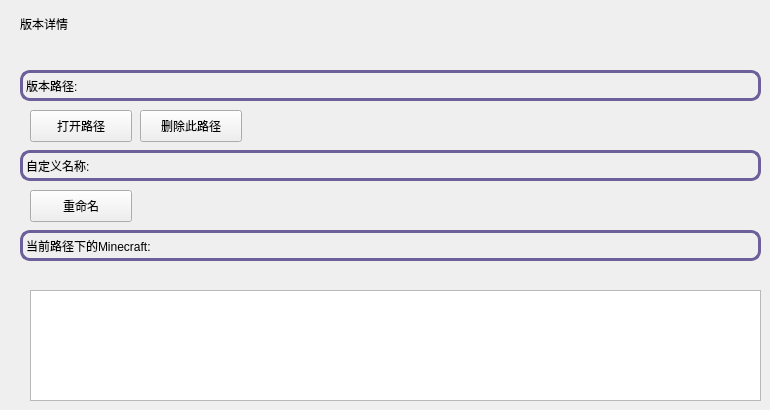
   <widget class="QWidget" name="page_4">
    <widget class="SubtitleLabel" name="SubtitleLabel_12">
     <property name="geometry">
      <rect>
       <x>20</x>
       <y>10</y>
       <width>119</width>
       <height>28</height>
      </rect>
     </property>
     <property name="text">
      <string>版本详情</string>
     </property>
    </widget>
    <widget class="BodyLabel" name="MinecraftDirectoryManagement">
     <property name="geometry">
      <rect>
       <x>20</x>
       <y>70</y>
       <width>741</width>
       <height>31</height>
      </rect>
     </property>
     <property name="styleSheet">
      <string notr="true">border-style: solid;
border-width: 3px;
border-color:rgb(108, 95, 154);
border-radius: 10px
</string>
     </property>
     <property name="text">
      <string>版本路径:</string>
     </property>
    </widget>
    <widget class="PushButton" name="OpenManagedMinecraftDircetory">
     <property name="geometry">
      <rect>
       <x>30</x>
       <y>110</y>
       <width>102</width>
       <height>32</height>
      </rect>
     </property>
     <property name="text">
      <string>打开路径</string>
     </property>
    </widget>
    <widget class="BodyLabel" name="CurrentMinecrafts">
     <property name="geometry">
      <rect>
       <x>20</x>
       <y>230</y>
       <width>741</width>
       <height>31</height>
      </rect>
     </property>
     <property name="styleSheet">
      <string notr="true">border-style: solid;
border-width: 3px;
border-color:rgb(108, 95, 154);
border-radius: 10px
</string>
     </property>
     <property name="text">
      <string>当前路径下的Minecraft:</string>
     </property>
    </widget>
    <widget class="BodyLabel" name="ManagementCustomName">
     <property name="geometry">
      <rect>
       <x>20</x>
       <y>150</y>
       <width>741</width>
       <height>31</height>
      </rect>
     </property>
     <property name="styleSheet">
      <string notr="true">border-style: solid;
border-width: 3px;
border-color:rgb(108, 95, 154);
border-radius: 10px
</string>
     </property>
     <property name="text">
      <string>自定义名称:</string>
     </property>
    </widget>
    <widget class="PushButton" name="RenameMinecraftDirectory">
     <property name="geometry">
      <rect>
       <x>30</x>
       <y>190</y>
       <width>102</width>
       <height>32</height>
      </rect>
     </property>
     <property name="text">
      <string>重命名</string>
     </property>
    </widget>
    <widget class="ListWidget" name="CurrentMinecraftsView">
     <property name="geometry">
      <rect>
       <x>30</x>
       <y>290</y>
       <width>731</width>
       <height>111</height>
      </rect>
     </property>
     <property name="styleSheet">
      <string notr="true">ListView,
ListWidget {
    background: transparent;
    outline: none;
    border: none;
    /* font: 13px 'Segoe UI', 'Microsoft YaHei'; */
    selection-background-color: transparent;
    alternate-background-color: transparent;
    padding-left: 4px;
    padding-right: 4px;
}

ListView::item,
ListWidget::item {
	font: 75 italic 12pt &quot;MS Sans Serif&quot;;
	border-style: solid;
    border-width: 3px;
	border-radius: 10px;
	border-color: rgb(108, 95, 154);
    background: transparent;
    padding-left: 11px;
    padding-right: 11px;
    height: 35px;
}


ListView::indicator,
ListWidget::indicator {
    width: 18px;
    height: 18px;
    border-radius: 5px;
    border: 1px solid rgba(0, 0, 0, 0.48);
    background-color: rgba(0, 0, 0, 0.022);
    margin-right: 4px;
}

ListView::indicator:hover,
ListWidget::indicator:hover {
    border: 1px solid rgba(0, 0, 0, 0.56);
    background-color: rgba(0, 0, 0, 0.05);
}

ListView::indicator:pressed,
ListWidget::indicator:pressed {
    border: 1px solid rgba(0, 0, 0, 0.27);
    background-color: rgba(0, 0, 0, 0.12);
}

ListView::indicator:checke,
ListWidget::indicator:checked,
ListView::indicator:indeterminate,
ListWidget::indicator:indeterminate {
    border: 1px solid #009faa;
    background-color: #009faa;
}

ListView::indicator:checked,
ListWidget::indicator:checked {
    image: url(:/qfluentwidgets/images/check_box/Accept_white.svg);
}

ListView::indicator:indeterminate,
ListWidget::indicator:indeterminate {
    image: url(:/qfluentwidgets/images/check_box/PartialAccept_white.svg);
}

ListView::indicator:checked:hove,
ListWidget::indicator:checked:hover,
ListView::indicator:indeterminate:hover,
ListWidget::indicator:indeterminate:hover {
    border: 1px solid #00a7b3;
    background-color: #00a7b3;
}

ListView::indicator:checked:presse,
ListWidget::indicator:checked:pressed,
ListView::indicator:indeterminate:pressed,
ListWidget::indicator:indeterminate:pressed {
    border: 1px solid #3eabb3;
    background-color: #3eabb3;
}

ListView::indicator:disabled,
ListWidget::indicator:disabled {
    border: 1px solid rgba(0, 0, 0, 0.27);
    background-color: transparent;
}

ListView::indicator:checked:disable,
ListWidget::indicator:checked:disabled,
ListView::indicator:indeterminate:disabled,
ListWidget::indicator:indeterminate:disabled {
    border: 1px solid rgb(199, 199, 199);
    background-color: rgb(199, 199, 199);
}</string>
     </property>
    </widget>
    <widget class="PushButton" name="DelManagedDirectory">
     <property name="geometry">
      <rect>
       <x>140</x>
       <y>110</y>
       <width>102</width>
       <height>32</height>
      </rect>
     </property>
     <property name="styleSheet">
      <string notr="true">PushButton, ToolButton, ToggleButton, ToggleToolButton {
    color: red;
    background: rgba(255, 255, 255, 0.7);
    border: 1px solid rgba(0, 0, 0, 0.073);
    border-bottom: 1px solid rgba(0, 0, 0, 0.183);
    border-radius: 5px;
    /* font: 14px 'Segoe UI', 'Microsoft YaHei'; */
    padding: 5px 12px 6px 12px;
    outline: none;
}

ToolButton {
    padding: 5px 9px 6px 8px;
}

PushButton[hasIcon=false] {
    padding: 5px 12px 6px 12px;
}

PushButton[hasIcon=true] {
    padding: 5px 12px 6px 36px;
}

DropDownToolButton, PrimaryDropDownToolButton {
    padding: 5px 31px 6px 8px;
}

DropDownPushButton[hasIcon=false],
PrimaryDropDownPushButton[hasIcon=false] {
    padding: 5px 31px 6px 12px;
}

DropDownPushButton[hasIcon=true],
PrimaryDropDownPushButton[hasIcon=true] {
    padding: 5px 31px 6px 36px;
}

PushButton:hover, ToolButton:hover, ToggleButton:hover, ToggleToolButton:hover {
    background: rgba(249, 249, 249, 0.5);
}

PushButton:pressed, ToolButton:pressed, ToggleButton:pressed, ToggleToolButton:pressed {
    color: rgba(0, 0, 0, 0.63);
    background: rgba(249, 249, 249, 0.3);
    border-bottom: 1px solid rgba(0, 0, 0, 0.073);
}

PushButton:disabled, ToolButton:disabled, ToggleButton:disabled, ToggleToolButton:disabled {
    color: rgba(0, 0, 0, 0.36);
    background: rgba(249, 249, 249, 0.3);
    border: 1px solid rgba(0, 0, 0, 0.06);
    border-bottom: 1px solid rgba(0, 0, 0, 0.06);
}


PrimaryPushButton,
PrimaryToolButton,
ToggleButton:checked,
ToggleToolButton:checked {
    color: white;
    background-color: #009faa;
    border: 1px solid #00a7b3;
    border-bottom: 1px solid #007780;
}

PrimaryPushButton:hover,
PrimaryToolButton:hover,
ToggleButton:checked:hover,
ToggleToolButton:checked:hover {
    background-color: #00a7b3;
    border: 1px solid #2daab3;
    border-bottom: 1px solid #007780;
}

PrimaryPushButton:pressed,
PrimaryToolButton:pressed,
ToggleButton:checked:pressed,
ToggleToolButton:checked:pressed {
    color: rgba(255, 255, 255, 0.63);
    background-color: #3eabb3;
    border: 1px solid #3eabb3;
}

PrimaryPushButton:disabled,
PrimaryToolButton:disabled,
ToggleButton:checked:disabled,
ToggleToolButton:checked:disabled {
    color: rgba(255, 255, 255, 0.9);
    background-color: rgb(205, 205, 205);
    border: 1px solid rgb(205, 205, 205);
}

SplitDropButton,
PrimarySplitDropButton {
    border-left: none;
    border-top-left-radius: 0;
    border-bottom-left-radius: 0;
}

#splitPushButton,
#splitToolButton,
#primarySplitPushButton,
#primarySplitToolButton {
    border-top-right-radius: 0;
    border-bottom-right-radius: 0;
}

#splitPushButton:pressed,
#splitToolButton:pressed,
SplitDropButton:pressed {
    border-bottom: 1px solid rgba(0, 0, 0, 0.183);
}

PrimarySplitDropButton:pressed {
    border-bottom: 1px solid #007780;
}

#primarySplitPushButton, #primarySplitToolButton {
    border-right: 1px solid #3eabb3;
}

#primarySplitPushButton:pressed, #primarySplitToolButton:pressed {
    border-bottom: 1px solid #007780;
}

HyperlinkButton {
    /* font: 14px 'Segoe UI', 'Microsoft YaHei'; */
    padding: 6px 12px 6px 12px;
    color: #009faa;
    border: none;
    border-radius: 6px;
    background-color: transparent;
}

HyperlinkButton[hasIcon=false] {
    padding: 6px 12px 6px 12px;
}

HyperlinkButton[hasIcon=true] {
    padding: 6px 12px 6px 36px;
}

HyperlinkButton:hover {
    color: #009faa;
    background-color: rgba(0, 0, 0, 10);
    border: none;
}

HyperlinkButton:pressed {
    color: #009faa;
    background-color: rgba(0, 0, 0, 6);
    border: none;
}

HyperlinkButton:disabled {
    color: rgba(0, 0, 0, 0.43);
    background-color: transparent;
    border: none;
}


RadioButton {
    min-height: 24px;
    max-height: 24px;
    background-color: transparent;
    font: 14px 'Segoe UI', 'Microsoft YaHei', 'PingFang SC';
    color: black;
}

RadioButton::indicator {
    width: 18px;
    height: 18px;
    border-radius: 11px;
    border: 2px solid #999999;
    background-color: rgba(0, 0, 0, 5);
    margin-right: 4px;
}

RadioButton::indicator:hover {
    background-color: rgba(0, 0, 0, 0);
}

RadioButton::indicator:pressed {
    border: 2px solid #bbbbbb;
    background-color: qradialgradient(spread:pad, cx:0.5, cy:0.5, radius:0.5, fx:0.5, fy:0.5,
            stop:0 rgb(255, 255, 255),
            stop:0.5 rgb(255, 255, 255),
            stop:0.6 rgb(225, 224, 223),
            stop:1 rgb(225, 224, 223));
}

RadioButton::indicator:checked {
    height: 22px;
    width: 22px;
    border: none;
    border-radius: 11px;
    background-color: qradialgradient(spread:pad, cx:0.5, cy:0.5, radius:0.5, fx:0.5, fy:0.5,
            stop:0 rgb(255, 255, 255),
            stop:0.5 rgb(255, 255, 255),
            stop:0.6 #009faa,
            stop:1 #009faa);
}

RadioButton::indicator:checked:hover {
    background-color: qradialgradient(spread:pad, cx:0.5, cy:0.5, radius:0.5, fx:0.5, fy:0.5,
            stop:0 rgb(255, 255, 255),
            stop:0.6 rgb(255, 255, 255),
            stop:0.7 #009faa,
            stop:1 #009faa);
}

RadioButton::indicator:checked:pressed {
    background-color: qradialgradient(spread:pad, cx:0.5, cy:0.5, radius:0.5, fx:0.5, fy:0.5,
            stop:0 rgb(255, 255, 255),
            stop:0.5 rgb(255, 255, 255),
            stop:0.6 #009faa,
            stop:1 #009faa);
}

RadioButton:disabled {
    color: rgba(0, 0, 0, 110);
}

RadioButton::indicator:disabled {
    border: 2px solid #bbbbbb;
    background-color: transparent;
}

RadioButton::indicator:disabled:checked {
    border: none;
    background-color: qradialgradient(spread:pad, cx:0.5, cy:0.5, radius:0.5, fx:0.5, fy:0.5,
            stop:0 rgb(255, 255, 255),
            stop:0.5 rgb(255, 255, 255),
            stop:0.6 rgba(0, 0, 0, 0.2169),
            stop:1 rgba(0, 0, 0, 0.2169));
}

TransparentToolButton,
TransparentToggleToolButton,
TransparentDropDownToolButton,
TransparentPushButton,
TransparentDropDownPushButton,
TransparentTogglePushButton {
    background-color: transparent;
    border: none;
    border-radius: 5px;
    margin: 0;
}

TransparentToolButton:hover,
TransparentToggleToolButton:hover,
TransparentDropDownToolButton:hover,
TransparentPushButton:hover,
TransparentDropDownPushButton:hover,
TransparentTogglePushButton:hover {
    background-color: rgba(0, 0, 0, 9);
    border: none;
}

TransparentToolButton:pressed,
TransparentToggleToolButton:pressed,
TransparentDropDownToolButton:pressed,
TransparentPushButton:pressed,
TransparentDropDownPushButton:pressed,
TransparentTogglePushButton:pressed {
    background-color: rgba(0, 0, 0, 6);
    border: none;
}

TransparentToolButton:disabled,
TransparentToggleToolButton:disabled,
TransparentDropDownToolButton:disabled,
TransprentPushButton:disabled,
TransparentDropDownPushButton:disabled,
TransprentTogglePushButton:disabled {
    background-color: transparent;
    border: none;
}


PillPushButton,
PillPushButton:hover,
PillPushButton:pressed,
PillPushButton:disabled,
PillPushButton:checked,
PillPushButton:checked:hover,
PillPushButton:checked:pressed,
PillPushButton:disabled:checked,
PillToolButton,
PillToolButton:hover,
PillToolButton:pressed,
PillToolButton:disabled,
PillToolButton:checked,
PillToolButton:checked:hover,
PillToolButton:checked:pressed,
PillToolButton:disabled:checked {
    background-color: transparent;
    border: none;
}


</string>
     </property>
     <property name="text">
      <string>删除此路径</string>
     </property>
    </widget>
   </widget>
